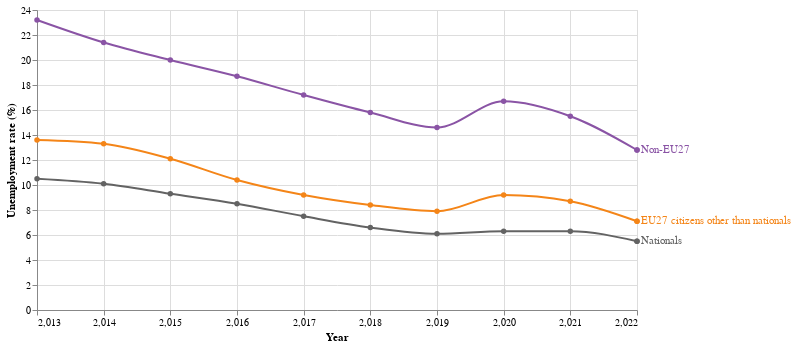

Notebook code for this chart:
### Code cell
unemployment = market[market['Type'] == 'Unemployment']

dom= ['Nationals ','EU27 citizens other than nationals', 'Non-EU27']
rng= ['#636363','#F48518','#8A54A5']

chart = alt.Chart(unemployment).encode(color=alt.Color('Citizenship', scale=alt.Scale(domain=dom, range=rng), legend=None)
).properties(
    width=600,
    height=300
)

line = chart.mark_line(interpolate='monotone', point= True).encode(
    x=alt.X("Year", title="Year", axis=alt.Axis(tickMinStep=1)),
    y=alt.Y("Rate:Q", title="Unemployment rate (%)")
)

label = chart.encode(
    x=alt.X("max(Year)"),
    y=alt.Y("Rate:Q", aggregate=alt.ArgmaxDef(argmax="Year")),
    text="Citizenship",
)

text = label.mark_text(align='left', dx=4)

circle = label.mark_circle()

line + circle + text

### Figure 1 — Vega-Lite specification as saved in the notebook (floating-point values rounded to 4 significant figures)
{"config": {"view": {"continuousWidth": 400, "continuousHeight": 300}}, "layer": [{"mark": {"type": "line", "interpolate": "monotone", "point": true}, "encoding": {"color": {"type": "nominal", "field": "Citizenship", "legend": null, "scale": {"domain": ["Nationals ", "EU27 citizens other than nationals", "Non-EU27"], "range": ["#636363", "#F48518", "#8A54A5"]}}, "x": {"type": "quantitative", "axis": {"tickMinStep": 1}, "field": "Year", "title": "Year"}, "y": {"type": "quantitative", "field": "Rate", "title": "Unemployment rate (%)"}}, "height": 300, "width": 600}, {"mark": "circle", "encoding": {"color": {"type": "nominal", "field": "Citizenship", "legend": null, "scale": {"domain": ["Nationals ", "EU27 citizens other than nationals", "Non-EU27"], "range": ["#636363", "#F48518", "#8A54A5"]}}, "text": {"type": "nominal", "field": "Citizenship"}, "x": {"type": "quantitative", "aggregate": "max", "field": "Year"}, "y": {"type": "quantitative", "aggregate": {"argmax": "Year"}, "field": "Rate"}}, "height": 300, "width": 600}, {"mark": {"type": "text", "align": "left", "dx": 4}, "encoding": {"color": {"type": "nominal", "field": "Citizenship", "legend": null, "scale": {"domain": ["Nationals ", "EU27 citizens other than nationals", "Non-EU27"], "range": ["#636363", "#F48518", "#8A54A5"]}}, "text": {"type": "nominal", "field": "Citizenship"}, "x": {"type": "quantitative", "aggregate": "max", "field": "Year"}, "y": {"type": "quantitative", "aggregate": {"argmax": "Year"}, "field": "Rate"}}, "height": 300, "width": 600}], "data": {"name": "data-bfbfe9aabf9e9789eaaffc7f82c8d3d1"}, "$schema": "https://vega.github.io/schema/vega-lite/v4.8.1.json", "datasets": {"data-bfbfe9aabf9e9789eaaffc7f82c8d3d1": [{"Citizenship": "Non-EU27", "Rate": 23.2, "Year": 2013, "Type": "Unemployment"}, {"Citizenship": "Non-EU27", "Rate": 21.4, "Year": 2014, "Type": "Unemployment"}, {"Citizenship": "Non-EU27", "Rate": 20.0, "Year": 2015, "Type": "Unemployment"}, {"Citizenship": "Non-EU27", "Rate": 18.7, "Year": 2016, "Type": "Unemployment"}, {"Citizenship": "Non-EU27", "Rate": 17.2, "Year": 2017, "Type": "Unemployment"}, {"Citizenship": "Non-EU27", "Rate": 15.8, "Year": 2018, "Type": "Unemployment"}, {"Citizenship": "Non-EU27", "Rate": 14.6, "Year": 2019, "Type": "Unemployment"}, {"Citizenship": "Non-EU27", "Rate": 16.7, "Year": 2020, "Type": "Unemployment"}, {"Citizenship": "Non-EU27", "Rate": 15.5, "Year": 2021, "Type": "Unemployment"}, {"Citizenship": "Non-EU27", "Rate": 12.8, "Year": 2022, "Type": "Unemployment"}, {"Citizenship": "Nationals ", "Rate": 10.5, "Year": 2013, "Type": "Unemployment"}, {"Citizenship": "Nationals ", "Rate": 10.1, "Year": 2014, "Type": "Unemployment"}, {"Citizenship": "Nationals ", "Rate": 9.3, "Year": 2015, "Type": "Unemployment"}, {"Citizenship": "Nationals ", "Rate": 8.5, "Year": 2016, "Type": "Unemployment"}, {"Citizenship": "Nationals ", "Rate": 7.5, "Year": 2017, "Type": "Unemployment"}, {"Citizenship": "Nationals ", "Rate": 6.6, "Year": 2018, "Type": "Unemployment"}, {"Citizenship": "Nationals ", "Rate": 6.1, "Year": 2019, "Type": "Unemployment"}, {"Citizenship": "Nationals ", "Rate": 6.3, "Year": 2020, "Type": "Unemployment"}, {"Citizenship": "Nationals ", "Rate": 6.3, "Year": 2021, "Type": "Unemployment"}, {"Citizenship": "Nationals ", "Rate": 5.5, "Year": 2022, "Type": "Unemployment"}, {"Citizenship": "EU27 citizens other than nationals", "Rate": 13.6, "Year": 2013, "Type": "Unemployment"}, {"Citizenship": "EU27 citizens other than nationals", "Rate": 13.3, "Year": 2014, "Type": "Unemployment"}, {"Citizenship": "EU27 citizens other than nationals", "Rate": 12.1, "Year": 2015, "Type": "Unemployment"}, {"Citizenship": "EU27 citizens other than nationals", "Rate": 10.4, "Year": 2016, "Type": "Unemployment"}, {"Citizenship": "EU27 citizens other than nationals", "Rate": 9.2, "Year": 2017, "Type": "Unemployment"}, {"Citizenship": "EU27 citizens other than nationals", "Rate": 8.4, "Year": 2018, "Type": "Unemployment"}, {"Citizenship": "EU27 citizens other than nationals", "Rate": 7.9, "Year": 2019, "Type": "Unemployment"}, {"Citizenship": "EU27 citizens other than nationals", "Rate": 9.2, "Year": 2020, "Type": "Unemployment"}, {"Citizenship": "EU27 citizens other than nationals", "Rate": 8.7, "Year": 2021, "Type": "Unemployment"}, {"Citizenship": "EU27 citizens other than nationals", "Rate": 7.1, "Year": 2022, "Type": "Unemployment"}]}}
